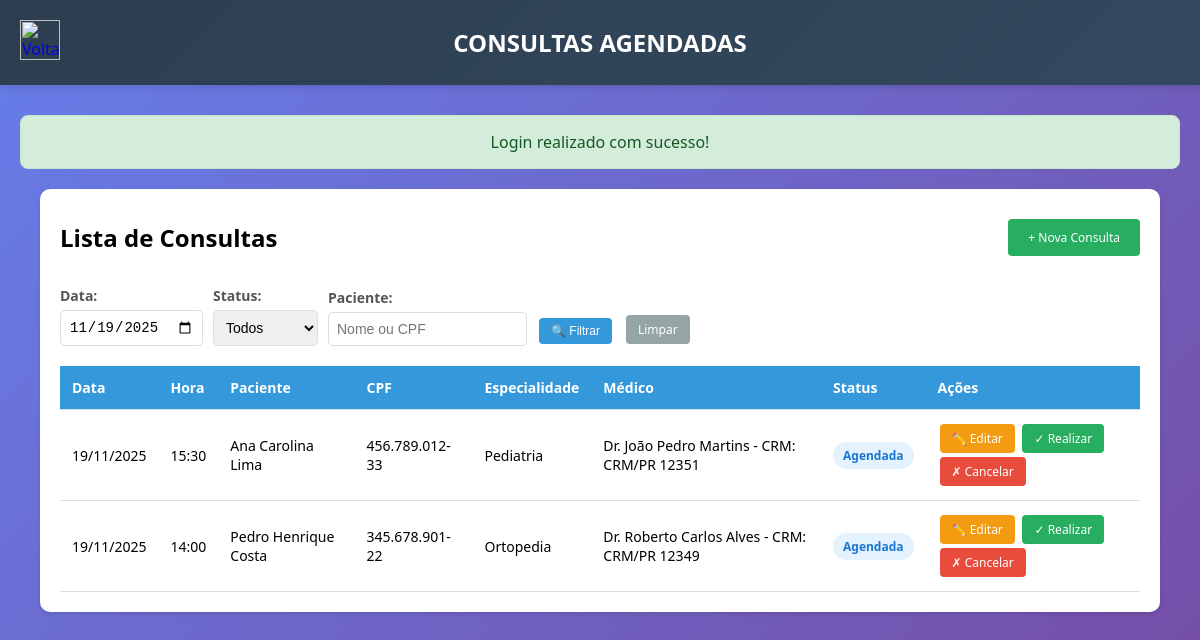
Page /php/listar_consulta.php?data=2025-11-19 (signed in) on the committed database.
### tables this page shows
CREATE TABLE IF NOT EXISTS Consultas (
    Id_consulta INT AUTO_INCREMENT PRIMARY KEY,
    Id_paciente INT NOT NULL,
    Cod_especialidade INT NOT NULL,
    Id_medico INT,
    Data_consulta DATE NOT NULL,
    Hora_consulta TIME NOT NULL,
    Status ENUM('Agendada', 'Realizada', 'Cancelada') DEFAULT 'Agendada',
    Observacoes TEXT,
    Data_agendamento TIMESTAMP DEFAULT CURRENT_TIMESTAMP,
    Usuario_agendamento VARCHAR(50),
    FOREIGN KEY (Id_paciente) REFERENCES Pacientes(Id_paciente) ON DELETE CASCADE,
    FOREIGN KEY (Cod_especialidade) REFERENCES Especialidade(Cod_especialidade) ON DELETE RESTRICT,
    FOREIGN KEY (Id_medico) REFERENCES Medicos(Id_medico) ON DELETE SET NULL,
    UNIQUE KEY unique_horario (Data_consulta, Hora_consulta, Id_medico),
    INDEX idx_data (Data_consulta),
    INDEX idx_paciente (Id_paciente),
    INDEX idx_medico (Id_medico),
    INDEX idx_status (Status),
    INDEX idx_data_hora (Data_consulta, Hora_consulta)
);

CREATE TABLE IF NOT EXISTS Pacientes (
    Id_paciente INT AUTO_INCREMENT PRIMARY KEY,
    Nome VARCHAR(100) NOT NULL,
    Cpf VARCHAR(14) UNIQUE NOT NULL,
    Data_nascimento DATE NOT NULL,
    Telefone VARCHAR(15),
    Email VARCHAR(100),
    Endereco VARCHAR(200),
    Data_cadastro TIMESTAMP DEFAULT CURRENT_TIMESTAMP,
    INDEX idx_cpf (Cpf),
    INDEX idx_nome (Nome)
);

CREATE TABLE IF NOT EXISTS Especialidade (
    Cod_especialidade INT AUTO_INCREMENT PRIMARY KEY,
    Nome_especialidade VARCHAR(100) UNIQUE NOT NULL,
    Descricao TEXT,
    Ativo TINYINT(1) DEFAULT 1,
    INDEX idx_nome_especialidade (Nome_especialidade)
);

CREATE TABLE IF NOT EXISTS Medicos (
    Id_medico INT AUTO_INCREMENT PRIMARY KEY,
    Nome VARCHAR(100) NOT NULL,
    Crm VARCHAR(20) UNIQUE NOT NULL,
    Cod_especialidade INT NOT NULL,
    Telefone VARCHAR(15),
    Email VARCHAR(100),
    Ativo TINYINT(1) DEFAULT 1,
    Data_cadastro TIMESTAMP DEFAULT CURRENT_TIMESTAMP,
    FOREIGN KEY (Cod_especialidade) REFERENCES Especialidade(Cod_especialidade) ON DELETE RESTRICT,
    INDEX idx_especialidade (Cod_especialidade),
    INDEX idx_nome_medico (Nome),
    INDEX idx_crm (Crm)
);

### php/functions.php (called while the page is built, shortened)
<?php
function formatarData($data) {
    return date('d/m/Y', strtotime($data));
}
function getMensagem() {
    if (isset($_SESSION['mensagem'])) {
        $mensagem = $_SESSION['mensagem'];
        return $mensagem;
    }
    return null;
}
?>

### php/listar_consulta.php (the view, shortened to what this page needs)
<?php
require_once("../php/conexao.php");
require_once("../php/functions.php");
$filtro_data = isset($_GET['data']) ? $_GET['data'] : '';
$filtro_status = isset($_GET['status']) ? $_GET['status'] : '';
$filtro_paciente = isset($_GET['paciente']) ? sanitizar($_GET['paciente']) : '';
try {
    $sql = "SELECT c.*, p.Nome as Nome_paciente, p.Cpf, e.Nome_especialidade, m.Nome as Nome_medico, m.Crm
            FROM Consultas c
            INNER JOIN Pacientes p ON c.Id_paciente = p.Id_paciente
            INNER JOIN Especialidade e ON c.Cod_especialidade = e.Cod_especialidade
            LEFT JOIN Medicos m ON c.Id_medico = m.Id_medico
            WHERE 1=1";
    $params = [];
    if (!empty($filtro_data)) {
        $sql .= " AND c.Data_consulta = :data";
        $params[':data'] = $filtro_data;
    }
    $sql .= " ORDER BY c.Data_consulta DESC, c.Hora_consulta DESC";
    $stmt = $conexao->prepare($sql);
    foreach ($params as $key => $value) {
        $stmt->bindValue($key, $value);
    }
    $stmt->execute();
    $consultas = $stmt->fetchAll();
} catch(PDOException $e) {
    error_log("Erro ao listar consultas: " . $e->getMessage());
    $consultas = [];
}
?>
<!DOCTYPE html>
<html lang="pt-BR">
<head>
    <link rel="stylesheet" href="../css/style_sistem.css">
</head>
<body>
    <div class="navbar">
        <div class="navbar-menu">
            <a href="../php/menu.php">
                <img id="logout-img" title="Voltar" src="../../img/seta-voltar.png">
            </a>
            <h1>CONSULTAS AGENDADAS</h1>
        </div>
    </div>
    <div class="main">
        <?php
        $mensagem = getMensagem();
        if ($mensagem):
        ?>
        <div class="mensagem <?php echo $mensagem['tipo']; ?>">
            <?php echo $mensagem['texto']; ?>
        </div>
        <?php endif; ?>
        <div class="table-container">
            <div style="display: flex; justify-content: space-between; align-items: center; margin-bottom: 20px;">
                <h2>Lista de Consultas</h2>
                <a href="../php/agendar.php" class="btn btn-novo">+ Nova Consulta</a>
            </div>
            <form class="filters" method="GET">
                <div class="filter-group">
                    <label>Data:</label>
                    <input type="date" name="data" value="<?php echo htmlspecialchars($filtro_data); ?>">
                </div>
                <div class="filter-group">
                    <label>Status:</label>
                    <select name="status">
                        <option value="">Todos</option>
                    </select>
                </div>
                <div class="filter-group">
                    <label>Paciente:</label>
                    <input type="text" name="paciente" placeholder="Nome ou CPF" value="<?php echo htmlspecialchars($filtro_paciente); ?>">
                </div>
                <div class="filter-group">
                    <label>&nbsp;</label>
                    <button type="submit" class="btn" style="background-color: #3498db; color: white;">🔍 Filtrar</button>
                </div>
                <?php if (!empty($filtro_data) || !empty($filtro_status) || !empty($filtro_paciente)): ?>
                <div class="filter-group">
                    <label>&nbsp;</label>
                    <a href="../php/listar_consulta.php" class="btn" style="background-color: #95a5a6; color: white;">Limpar</a>
                </div>
                <?php endif; ?>
            </form>
            <?php if (count($consultas) > 0): ?>
            <div style="overflow-x: auto;">
                <table>
                    <thead>
                        <tr>
                            <th>Data</th>
                            <th>Hora</th>
                            <th>Paciente</th>
                            <th>CPF</th>
                            <th>Especialidade</th>
                            <th>Médico</th>
                            <th>Status</th>
                            <th>Ações</th>
                        </tr>
                    </thead>
                    <tbody>
                        <?php foreach ($consultas as $consulta): ?>
                        <tr>
                            <td><?php echo formatarData($consulta['Data_consulta']); ?></td>
                            <td><?php echo date('H:i', strtotime($consulta['Hora_consulta'])); ?></td>
                            <td><?php echo htmlspecialchars($consulta['Nome_paciente']); ?></td>
                            <td><?php echo htmlspecialchars($consulta['Cpf']); ?></td>
                            <td><?php echo htmlspecialchars($consulta['Nome_especialidade']); ?></td>
                            <td>
                                <?php
                                echo htmlspecialchars($consulta['Nome_medico']);
                                if ($consulta['Crm']) {
                                    echo " - CRM: " . htmlspecialchars($consulta['Crm']);
                                }
                                ?>
                            </td>
                            <td>
                                <span class="status-badge status-<?php echo strtolower($consulta['Status']); ?>">
                                    <?php echo $consulta['Status']; ?>
                                </span>
                            </td>
                            <td>
                                <?php if ($consulta['Status'] == 'Agendada'): ?>
                                    <a href="../php/editar_consulta.php?id=<?php echo $consulta['Id_consulta']; ?>"
                                       class="btn btn-editar">✏️ Editar</a>
                                    <a href="../php/realizar.php?id=<?php echo $consulta['Id_consulta']; ?>"
                                       class="btn btn-realizar"
                                       onclick="return confirm('Confirmar que a consulta foi realizada?')">✓ Realizar</a>
                                    <a href="../php/cancelar_consulta.php?id=<?php echo $consulta['Id_consulta']; ?>"
                                       class="btn btn-cancelar"
                                       onclick="return confirm('Tem certeza que deseja cancelar esta consulta?')">✗ Cancelar</a>
                                <?php else: ?>
                                    <span style="color: #999; font-style: italic;">Finalizada</span>
                                <?php endif; ?>
                            </td>
                        </tr>
                        <?php endforeach; ?>
                    </tbody>
                </table>
            </div>
            <?php else: ?>
            <p style="text-align: center; padding: 40px; color: #7f8c8d;">
                <?php echo (!empty($filtro_data) || !empty($filtro_status) || !empty($filtro_paciente)) ? 'Nenhuma consulta encontrada com os filtros aplicados.' : 'Nenhuma consulta agendada.'; ?>
            </p>
            <?php endif; ?>
        </div>
    </div>
</body>
</html>

### css/style_sistem.css (style rules this page uses)
* { margin: 0; padding: 0; box-sizing: border-box; }
body { font-family: 'Segoe UI', Tahoma, Geneva, Verdana, sans-serif; background: linear-gradient(135deg, #667eea 0%, #764ba2 100%); min-height: 100vh; }
.navbar { background: linear-gradient(135deg, #2c3e50 0%, #34495e 100%); padding: 20px; box-shadow: 0 4px 6px rgba(0, 0, 0, 0.1); }
.navbar-menu { display: flex; align-items: center; justify-content: space-between; max-width: 1400px; margin: 0 auto; gap: 20px; }
.navbar h1 { color: white; font-size: 24px; text-align: center; flex: 1; }
.navbar img { width: 40px; height: 40px; cursor: pointer; transition: transform 0.3s ease; }
.main { max-width: 1400px; margin: 30px auto; padding: 0 20px; }
.mensagem { max-width: 1400px; margin: 20px auto; padding: 15px 20px; border-radius: 8px; text-align: center; font-weight: 500; animation: slideDown 0.3s ease; }
.mensagem.sucesso { background-color: #d4edda; color: #155724; border: 1px solid #c3e6cb; }

### php/listar_consulta.php (style rules this page uses)
.table-container { margin: 20px; background: white; border-radius: 10px; padding: 20px; box-shadow: 0 2px 4px rgba(0,0,0,0.1); }
table { width: 100%; border-collapse: collapse; }
th, td { padding: 12px; text-align: left; border-bottom: 1px solid #ddd; font-size: 14px; }
th { background-color: #3498db; color: white; font-weight: bold; }
.btn { padding: 6px 12px; margin: 2px; border: none; border-radius: 4px; cursor: pointer; text-decoration: none; display: inline-block; font-size: 12px; }
.btn-editar { background-color: #f39c12; color: white; }
.btn-cancelar { background-color: #e74c3c; color: white; }
.btn-realizar { background-color: #27ae60; color: white; }
.btn-novo { background-color: #27ae60; color: white; padding: 10px 20px; margin: 10px 0; }
.status-badge { padding: 5px 10px; border-radius: 15px; font-size: 12px; font-weight: bold; display: inline-block; }
.status-agendada { background-color: #e3f2fd; color: #1976d2; }
.filters { display: flex; gap: 10px; margin-bottom: 20px; flex-wrap: wrap; align-items: flex-end; }
.filter-group { display: flex; flex-direction: column; gap: 5px; }
.filter-group label { font-size: 14px; font-weight: bold; color: #555; }
.filter-group input, .filter-group select { padding: 8px; border: 1px solid #ddd; border-radius: 5px; font-size: 14px; }

### rows in the picture
consultas: Data_consulta "19/11/2025", Hora_consulta "15:30", Id_paciente.Nome "Ana Carolina Lima", Id_paciente.Cpf "456.789.012-33", Cod_especialidade.Nome_especialidade "Pediatria", Id_medico.Nome "Dr. João Pedro Martins", Id_medico.Crm "CRM/PR 12351", Status "Agendada"
consultas: Data_consulta "19/11/2025", Hora_consulta "14:00", Id_paciente.Nome "Pedro Henrique Costa", Id_paciente.Cpf "345.678.901-22", Cod_especialidade.Nome_especialidade "Ortopedia", Id_medico.Nome "Dr. Roberto Carlos Alves", Id_medico.Crm "CRM/PR 12349", Status "Agendada"

### other values in the picture
$mensagem['texto'] "Login realizado com sucesso!"
